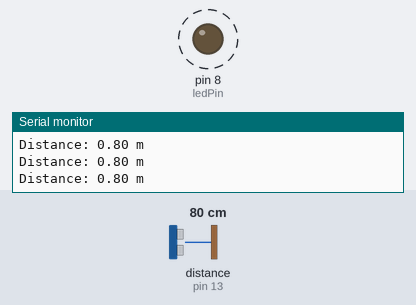
The sketch below on a simulated Arduino Uno, built with avr-gcc and run on an emulated ATmega328P. On the bench: output pins drawn as LEDs (lit = HIGH), the last lines printed to the serial monitor. Wiring (inferred from the names in the program): ultrasonic range finder: trigger pin 12; echo pin 13. Dashed ring = blinking. The test bench sets the inputs (shaded band); at power-on: distance to the obstacle (sensor on pin 13) 80 cm. The echo pulse lasts 58.3 µs per cm; pins used as bus, display or sensor lines are not drawn.

Above: at 1.2 s.
1.3 s: distance to the obstacle (sensor on pin 13) set to 98 cm
4.3 s: distance to the obstacle (sensor on pin 13) set to 104 cm
At 5.1 s:
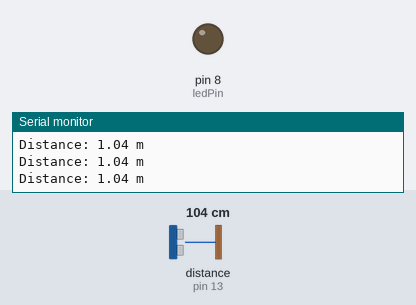
5.8 s: distance to the obstacle (sensor on pin 13) set to 18 cm
At 6.14 s:
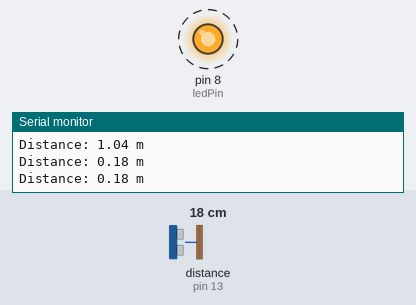
8.8 s: distance to the obstacle (sensor on pin 13) set to 120 cm
At 9.3 s:
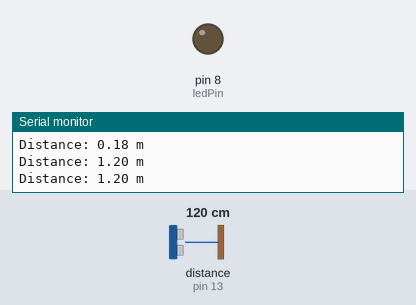
10.3 s: distance to the obstacle (sensor on pin 13) set to 2 cm
At 10.74 s:
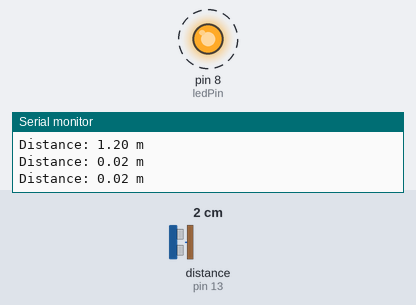
Timing chart, 0 to 14.3 s (numbered marks = the images above; inputs shaded):
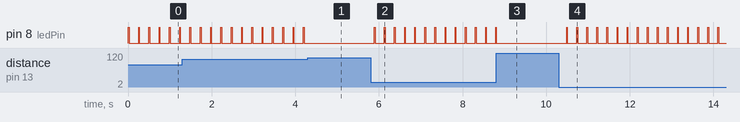

The sketch:

sencor_in_meters.ino
```cpp
const int trigPin = 12;
const int echoPin = 13;
const int ledPin = 8;

void setup() {
  pinMode(trigPin, OUTPUT);
  pinMode(echoPin, INPUT);
  pinMode(ledPin, OUTPUT);

  Serial.begin(9600);
}

void loop() {
  // Send trigger pulse
  digitalWrite(trigPin, LOW);
  delayMicroseconds(2);

  digitalWrite(trigPin, HIGH);
  delayMicroseconds(10);

  digitalWrite(trigPin, LOW);

  // Read echo
  long duration = pulseIn(echoPin, HIGH);

  // Calculate distance
  float distance = (duration * 0.0343 / 2) / 100.0;

  Serial.print("Distance: ");
  Serial.print(distance);
  Serial.println(" m");

  // LED control range in meters
    if (distance > 0 && distance <= 1) {
    digitalWrite(ledPin, HIGH);   // LED ON
    delay(20);
    digitalWrite(ledPin, LOW);   // LED ON
    delay(20);
  } else {
    digitalWrite(ledPin, LOW);    // LED OFF
  }

  delay(200);
}
```

Measured:
- the behaviour switches between 100 and 101 cm on distance to the obstacle (sensor on pin 13) (found by bisection; images 0 and 1)
- after the input at 4.3 s, pin 8 (ledPin): stops changing and stays LOW
- after the input at 5.8 s, pin 8 (ledPin): alternates HIGH for 0.02 s and LOW for 0.22 s, starting after 0.09 s
- after the input at 8.8 s, pin 8 (ledPin): goes on until 8.8 s, then stays LOW
- after the input at 10.3 s, pin 8 (ledPin): alternates HIGH for 0.02 s and LOW for 0.22 s, starting after 0.19 s
- by itself, pin 8 (ledPin): alternates HIGH for 0.02 s and LOW for 0.23 s
